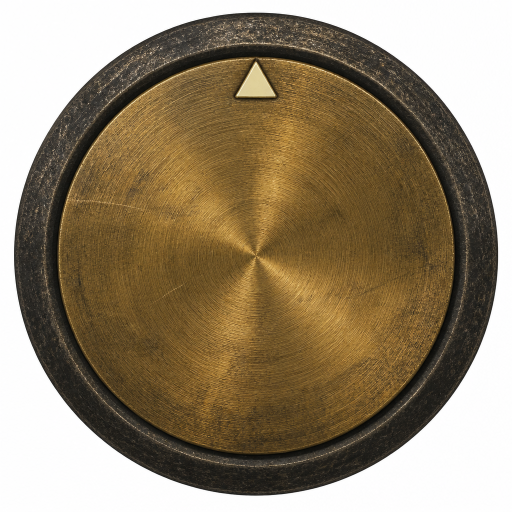
#> input picture images/desk/radio-dial-out-v2.png, 1024 x 1024 px, found by its file name (shown at 1/2 size)
$ python fix_dial_pointer.py
#> lines starting #> are read from the running program, lines starting #| are printed output that depends on the picture
### scripts/knock_white_bg.py
"""Remove light studio backgrounds from desk cutouts via edge flood-fill."""
from collections import deque
from pathlib import Path

from PIL import Image

DESK = Path(__file__).resolve().parents[1] / "public" / "images" / "desk"


def is_bg(r: int, g: int, b: int, a: int, bright: int = 225, chroma: int = 28) -> bool:
    if a == 0:
        return True
    if min(r, g, b) >= bright and max(r, g, b) - min(r, g, b) <= chroma:
        return True
    # leftover semi-transparent studio fog
    if a < 140 and min(r, g, b) >= 210:
        return True
    return False


def flood_clear(im: Image.Image, bright: int = 225) -> Image.Image:
    im = im.convert("RGBA")
    w, h = im.size
    px = im.load()
    seen = [[False] * w for _ in range(h)]
    q: deque[tuple[int, int]] = deque()

    def try_seed(x: int, y: int) -> None:
        if seen[y][x]:
            return
        r, g, b, a = px[x, y]
        if is_bg(r, g, b, a, bright=bright):
            q.append((x, y))
            seen[y][x] = True

    for x in range(w):
        try_seed(x, 0)
        try_seed(x, h - 1)
    for y in range(h):
        try_seed(0, y)
        try_seed(w - 1, y)

    while q:
        x, y = q.popleft()
        px[x, y] = (0, 0, 0, 0)
        for nx, ny in ((x - 1, y), (x + 1, y), (x, y - 1), (x, y + 1)):
            if nx < 0 or ny < 0 or nx >= w or ny >= h or seen[ny][nx]:
                continue
            r, g, b, a = px[nx, ny]
            if is_bg(r, g, b, a, bright=bright):
                seen[ny][nx] = True
                q.append((nx, ny))
            else:
                seen[ny][nx] = True

    # harden remaining near-white fringe on opaque subject edge
    for y in range(h):
        for x in range(w):
            r, g, b, a = px[x, y]
            if a == 0:
                continue
            if min(r, g, b) >= 235 and max(r, g, b) - min(r, g, b) <= 20:
                px[x, y] = (0, 0, 0, 0)
            elif a < 90 and min(r, g, b) > 200:
                px[x, y] = (0, 0, 0, 0)

    return im


def tight_crop(im: Image.Image, pad: int = 6) -> Image.Image:
    bbox = im.getbbox()
    if not bbox:
        return im
    l, t, r, b = bbox
    l = max(0, l - pad)
    t = max(0, t - pad)
    r = min(im.width, r + pad)
    b = min(im.height, b + pad)
    return im.crop((l, t, r, b))


# [25 lines left out: functions process, main, not called in this run]


# [2 lines that do not run on import are left out]

### scripts/fix_dial_pointer.py
"""Rebuild radio-dial.png with a single outward-pointing triangle."""
from __future__ import annotations

from pathlib import Path

from PIL import Image, ImageDraw, ImageFilter

from knock_white_bg import flood_clear, tight_crop

DESK = Path(__file__).resolve().parents[1] / "public" / "images" / "desk"


def main() -> None:
    # Prefer a fresh generated candidate, else previous good dial
    for candidate in (
        DESK / "radio-dial-out-v2.png",
        Path(__file__).resolve().parents[1].parent  # noop placeholder
        / "_unused",
        DESK / "radio-dial.prev.png",
        DESK / "radio-dial-outward-raw.png",
    ):
        if candidate.exists():
            src = candidate
            break
    else:
        src = DESK / "radio-dial.png"

    # Also check Cursor assets folder
    assets = Path(
        r"C:\Users\thoma\.cursor\projects\c-Users-thoma-OneDrive-Documents-GitHub-echoes-of-the-basin\assets"
    )
    for name in ("radio-dial-out-v2.png", "radio-dial-outward-raw.png"):
        p = assets / name
        if p.exists():
            src = p
            break

    print(f"source: {src}")
    im = Image.open(src).convert("RGBA")
    im = flood_clear(im, bright=228)
#> the loop in flood_clear, `for x in range(w):` made 1024 passes
#> the loop in flood_clear, `for y in range(h):` made 1024 passes
    im = tight_crop(im)
#> in tight_crop, `return im.crop((l, t, r, b))`:
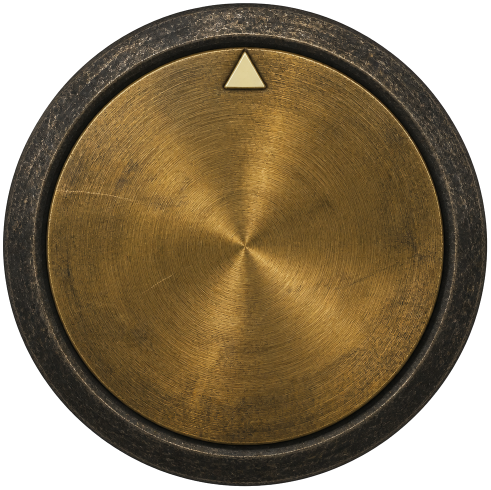
#> returned value: PIL image 981x979 RGBA (shown at 1/2 size); mean R, G, B, A 77.7, 61.3, 35, 194.9; transparent parts drawn white
    w, h = im.size
    cx, cy = w / 2, h / 2
    px = im.load()

    face_r = None
    for y in range(int(cy), 2, -1):
        r, g, b, a = px[int(cx), y]
        if a < 20:
            continue
        if max(r, g, b) < 75 and (r + g + b) / 3 < 55:
            face_r = cy - y
            break
    if not face_r or face_r < 40:
        face_r = min(w, h) * 0.40

    # Sample brass away from the marker
    brass = px[int(cx), int(cy - face_r * 0.25)][:3]

    # Soft brass patch covering any existing indicator(s) at 12 o'clock
    patch = Image.new("RGBA", (w, h), (0, 0, 0, 0))
#> patch: PIL image 981x979 RGBA; every value is 0
    pd = ImageDraw.Draw(patch)
    band_top = cy - face_r * 1.02
    band_bot = cy - face_r * 0.70
    pd.ellipse(
        [cx - face_r * 0.14, band_top, cx + face_r * 0.14, band_bot],
        fill=(*brass, 255),
    )
    patch = patch.filter(ImageFilter.GaussianBlur(2.5))
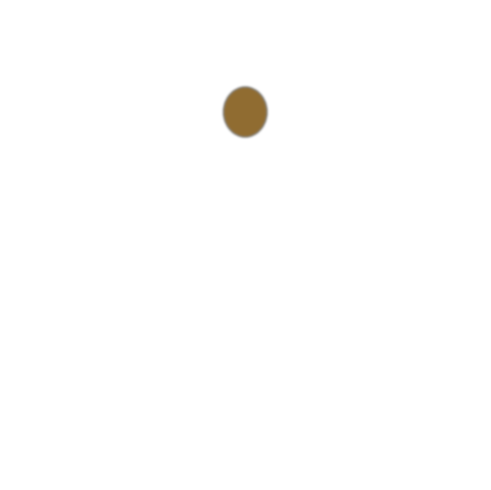
#> patch: PIL image 981x979 RGBA (shown at 1/2 size); mean R, G, B, A 1, 0.8, 0.3, 1.8; transparent parts drawn white
    im = Image.alpha_composite(im, patch)
#> im: PIL image 981x979 RGBA

    # Single outward triangle — tip UP toward rim
    marker = Image.new("RGBA", (w, h), (0, 0, 0, 0))
    md = ImageDraw.Draw(marker)
    tip = (cx, cy - face_r * 0.98)
    left = (cx - face_r * 0.06, cy - face_r * 0.84)
    right = (cx + face_r * 0.06, cy - face_r * 0.84)
    md.polygon([tip, left, right], fill=(236, 220, 176, 255))
    md.line([tip, left, right, tip], fill=(55, 48, 36, 200), width=max(2, int(w * 0.003)))
    im = Image.alpha_composite(im, marker)

    out = DESK / "radio-dial.png"
    im.save(out)
    print(f"wrote {out} size={im.size} face_r={face_r:.1f}")
#| wrote public/images/desk/radio-dial.png size=(981, 979) face_r=308.5


if __name__ == "__main__":
    main()
